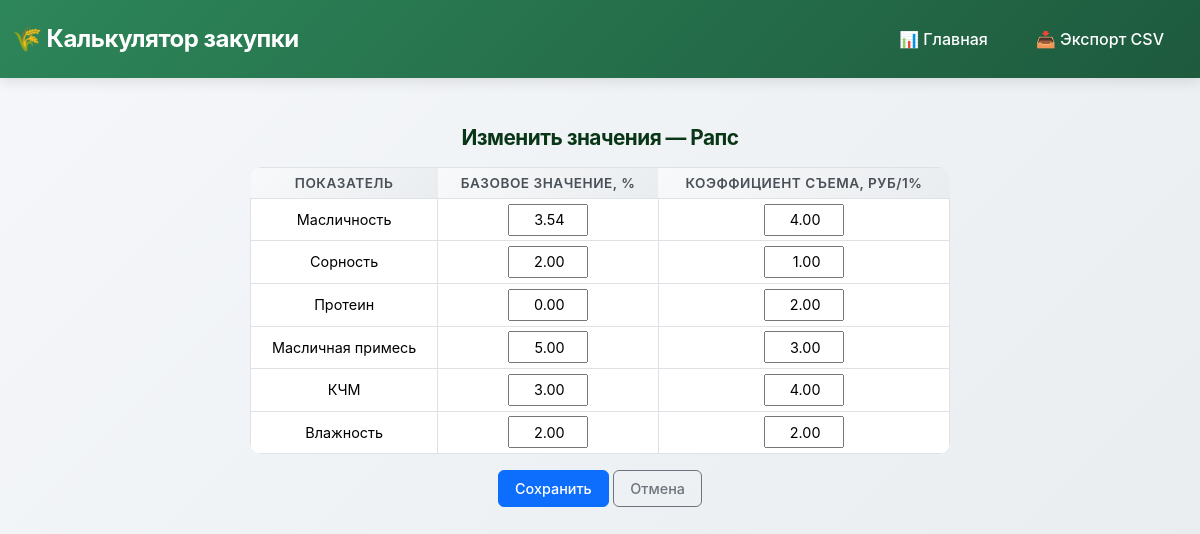
/change_raps/, run on an earlier commit of the app's database.
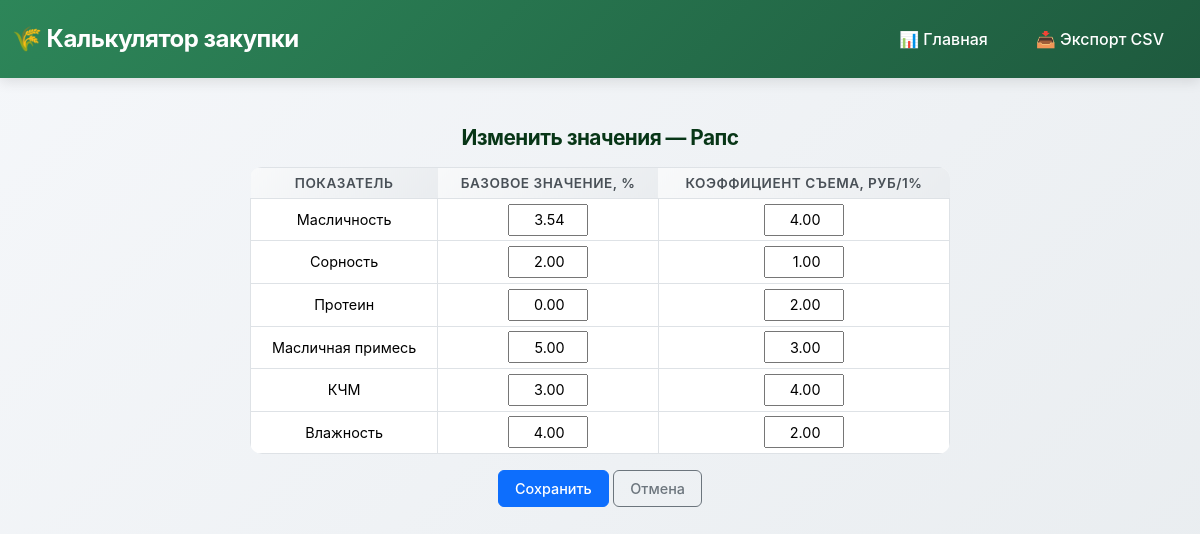
And on a later commit of the database.
### purch_calculator/removal_rates/models.py (models this page shows, shortened)
class RemovalForRapeseed(models.Model):
    moisture_base = models.DecimalField(
        _("Влажность (базовое значение, %)"),
        max_digits=10, decimal_places=2, default=0,
        validators=[MinValueValidator(0, message=_("Значение не может быть отрицательным."))]
    )
    moisture_removal = models.DecimalField(
        _("Влажность (коэффициент съема)"),
        max_digits=10, decimal_places=2, default=0,
        validators=[MinValueValidator(0, message=_("Значение не может быть отрицательным."))]
    )
    weed_impurity_base = models.DecimalField(
        _("Сорность (базовое значение, %)"),
        max_digits=10, decimal_places=2, default=0,
        validators=[MinValueValidator(0, message=_("Значение не может быть отрицательным."))]
    )
    weed_impurity_removal = models.DecimalField(
        _("Сорность (коэффициент съема)"),
        max_digits=10, decimal_places=2, default=0,
        validators=[MinValueValidator(0, message=_("Значение не может быть отрицательным."))]
    )
    oil_impurity_base = models.DecimalField(
        _("Масличная примесь (базовое значение, %)"),
        max_digits=10, decimal_places=2, default=0,
        validators=[MinValueValidator(0, message=_("Значение не может быть отрицательным."))]
    )
    oil_impurity_removal = models.DecimalField(
        _("Масличная примесь (коэффициент съема)"),
        max_digits=10, decimal_places=2, default=0,
        validators=[MinValueValidator(0, message=_("Значение не может быть отрицательным."))]
    )
    oil_content_base = models.DecimalField(
        _("Масличность (базовое значение, %)"),
        max_digits=10, decimal_places=2, default=0,
        validators=[MinValueValidator(0, message=_("Значение не может быть отрицательным."))]
    )
    oil_content_removal = models.DecimalField(
        _("Масличность (коэффициент съема)"),
        max_digits=10, decimal_places=2, default=0,
        validators=[MinValueValidator(0, message=_("Значение не может быть отрицательным."))]
    )
    KCHM_base = models.DecimalField(
        _("КЧМ (базовое значение, %)"),
        max_digits=10, decimal_places=2, default=0,
        validators=[MinValueValidator(0, message=_("Значение не может быть отрицательным."))]
    )
    KCHM_removal = models.DecimalField(
        _("КЧМ (коэффициент съема)"),
        max_digits=10, decimal_places=2, default=0,
        validators=[MinValueValidator(0, message=_("Значение не может быть отрицательным."))]
    )
    protein_base = models.DecimalField(
        _("Протеин (базовое значение, %)"),
        max_digits=10, decimal_places=2, default=0,
        validators=[MinValueValidator(0, message=_("Значение не может быть отрицательным."))]
    )
    protein_removal = models.DecimalField(
        _("Протеин (коэффициент съема)"),
        max_digits=10, decimal_places=2, default=0,
        validators=[MinValueValidator(0, message=_("Значение не может быть отрицательным."))]
    )

### purch_calculator/removal_rates/views.py (the view)
# urls.py: path('change_raps/',UpdateRaps.as_view(),name='update_raps'),
class UpdateRaps(UpdateView):
    model = RemovalForRapeseed
    form_class = RapeseedForm
    success_url = reverse_lazy('index')
    template_name = 'change_data/update_raps.html'
    def get_object(self, queryset=None):
        obj, _ = RemovalForRapeseed.objects.get_or_create(pk=1)
        return obj

### purch_calculator/removal_rates/forms.py
class RapeseedForm(forms.ModelForm):
    class Meta:
        model = RemovalForRapeseed
        fields = [
        "moisture_base", "moisture_removal",
        "weed_impurity_base", "weed_impurity_removal",
        "oil_impurity_base", "oil_impurity_removal",
        "oil_content_base", "oil_content_removal",
        "KCHM_base", "KCHM_removal",
        "protein_base", "protein_removal"
    ]
        widgets = {
            field: forms.NumberInput(attrs={'step': '1'})
            for field in fields
        }

### templates/change_data/update_raps.html (shortened to what this page needs)
{% extends "base.html" %}
{% load django_bootstrap5 %}
{% block content %}
<div class="container mt-4">
  <h2>Изменить значения — Рапс</h2>
  <form method="post" novalidate>
    <div class="table-container">
      <table class="table table-bordered table-sm compact-table">
        <thead>
          <tr>
            <th>Показатель</th>
            <th>Базовое значение, %</th>
            <th>Коэффициент съема, руб/1%</th>
          </tr>
        </thead>
        <tbody>
          <tr><td>Масличность</td><td>{{ form.oil_content_base }}</td><td>{{ form.oil_content_removal }}</td></tr>
          <tr><td>Сорность</td><td>{{ form.weed_impurity_base }}</td><td>{{ form.weed_impurity_removal }}</td></tr>
          <tr><td>Протеин</td><td>{{ form.protein_base }}</td><td>{{ form.protein_removal }}</td></tr>
          <tr><td>Масличная примесь</td><td>{{ form.oil_impurity_base }}</td><td>{{ form.oil_impurity_removal }}</td></tr>
          <tr><td>КЧМ</td><td>{{ form.KCHM_base }}</td><td>{{ form.KCHM_removal }}</td></tr>
          <tr><td>Влажность</td><td>{{ form.moisture_base }}</td><td>{{ form.moisture_removal }}</td></tr>
        </tbody>
      </table>
    </div>
    <div class="text-center mt-3">
      <button type="submit" class="btn btn-primary btn-sm">Сохранить</button>
      <a href="{% url 'index' %}" class="btn btn-outline-secondary btn-sm">Отмена</a>
    </div>
  </form>
</div>
{% endblock %}

What changed in the data, as far as the page shows it:
changed RemovalForRapeseed: moisture_base "2.00" → "4.00"
